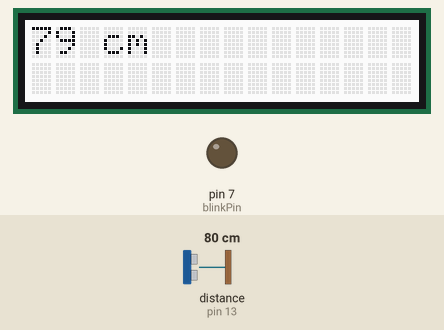
Recording of a sketch running on a simulated Arduino Uno, built with avr-gcc and run on an emulated ATmega328P. On the bench: 16×2 character LCD, output pins drawn as LEDs (lit = HIGH). Wiring (inferred from the names in the program): ultrasonic range finder: trigger pin 10; echo pin 13. Inputs (shaded band) come from the test bench; at power-on: distance to the obstacle (sensor on pin 13) 80 cm. The echo pulse lasts 58.3 µs per cm; pins used as bus, display or sensor lines are not drawn.

Above: at 0.1 s.
1.3 s: distance to the obstacle (sensor on pin 13) set to 4 cm
At 2.9 s:
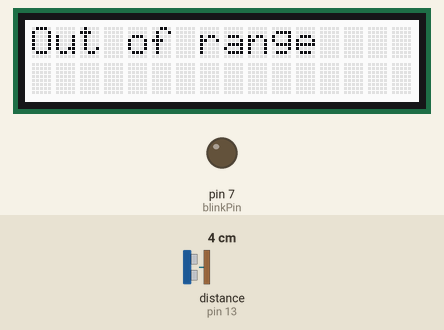
4.6 s: distance to the obstacle (sensor on pin 13) set to 2 cm
8.6 s: distance to the obstacle (sensor on pin 13) set to 9 cm
At 9.5 s:
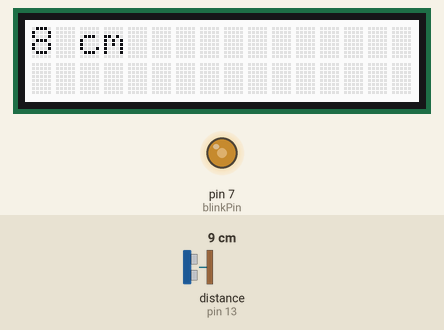
11.4 s: distance to the obstacle (sensor on pin 13) set to 35 cm
At 13.0 s:
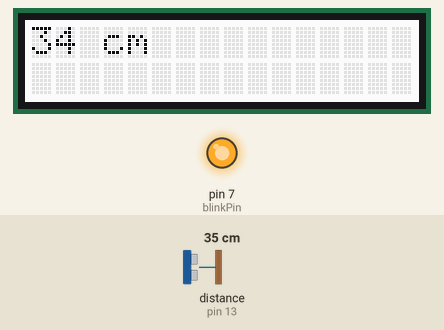
Timing chart, 0 to 16.5 s (numbered marks = the images above; inputs shaded):
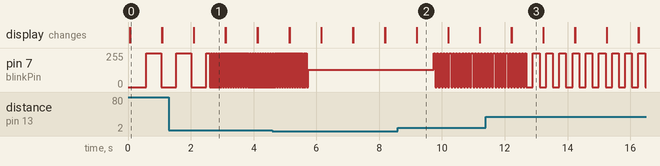

The sketch:

Ultrasonic-HC-SR04_w_I2C_Crystal_Display_and_Warning_LED.ino
```cpp
// include the library code:
#include <Wire.h>
#include <Adafruit_RGBLCDShield.h>
//#include <utility/Adafruit_MCP23017.h>
#include <MsTimer2.h>
#include <Ultrasonic.h>  // uses grove library

// The shield uses the I2C SCL and SDA pins. On classic Arduinos
// this is Analog 4 and 5 so you can't use those for analogRead() anymore
// However, you can connect other I2C sensors to the I2C bus and share
// the I2C bus.
Adafruit_RGBLCDShield lcd = Adafruit_RGBLCDShield();

// These #defines make it easy to set the backlight color
#define RED 0x1
#define YELLOW 0x3
#define GREEN 0x2
#define TEAL 0x6
#define BLUE 0x4
#define VIOLET 0x5
#define WHITE 0x7

#define trigPin 10
#define echoPin 13

Ultrasonic ultrasonic(trigPin,echoPin); // (Trig PIN,Echo PIN)

int checkLed = 10;			// controls how often we see if led needst to blink
const int blinkPin = 7;		// distance led connected to this led / green, always blinks
const int warningPin = 8;
int blinkRate = 1000;    	// start with led on and off for 1 sec
long time;					// used to store current time and compare with lasttime
long lasttime;				// stores the last time that warning led was toggled


void setup()
{
	pinMode(trigPin, OUTPUT);
	pinMode(echoPin, INPUT);
	pinMode(blinkPin, OUTPUT);

	MsTimer2::set(checkLed, blink);
	MsTimer2::start();
	lasttime = millis();
	time = lasttime;
	// set up the LCD's number of columns and rows:
	lcd.begin(16, 2);
	lcd.setBacklight(WHITE);

}

void loop()
{
	long duration, distance;

	// Clears the trigPin
	digitalWrite(trigPin, LOW);
	delayMicroseconds(2);

	// Sets the trigPin on HIGH state for 10 micro seconds
	digitalWrite(trigPin, HIGH);
	delayMicroseconds(10);
	digitalWrite(trigPin, LOW);

	// Reads the echoPin, returns the sound wave travel time in microseconds
	duration = pulseIn(echoPin, HIGH);

	// Calculating the distance
	distance = (duration / 2) * 0.0344;
	//distance = ultrasonic.Ranging(CM);

	if (distance >= 400 || distance <= 5)
	{
		lcd.print("Out of range");
		delay(500);
	}
	else
	{
		lcd.print(distance);
		lcd.print(" cm");
		delay(500);
	}
	blinkRate =  6 * distance;  // as distance decreases decrease the time led is on/off, thus increasing it's rate
	if (distance < 20)
	{
		digitalWrite(warningPin, HIGH);
	}
	else {
		digitalWrite(warningPin, LOW);
	}
	delay(500);
	lcd.clear();
}
/* Interrupt service routing called by Timer2, toggle LED
 * Rate increases as object draws closer
 */

void blink()
{
	static boolean blinkLed;

	time = millis();

	if ((time - lasttime) > blinkRate)  // is it time to toggle LED?
	{
		blinkLed = !blinkLed;
		digitalWrite(blinkPin, blinkLed);
		lasttime = time;
	}
}
```

Measured:
- after the input at 1.3 s, the display: first differs from a run without the input after 0.80 s (image 1)
- after the input at 8.6 s, pin 7 (blinkPin): alternates 255/255 for 0.05 s and 0/255 for 0.05 s, starting after 1.1 s; the display: first differs from a run without the input after 0.60 s (image 2)
- after the input at 11.4 s, the display: first differs from a run without the input after 0.82 s (image 3)
- what the display in image 0 shows lasts 1.0 s, from 0.1 s to 1.1 s
